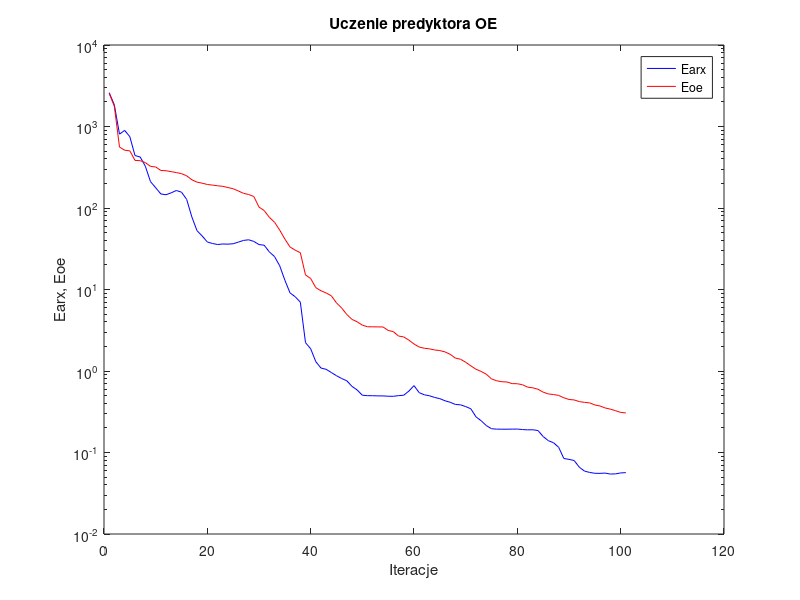
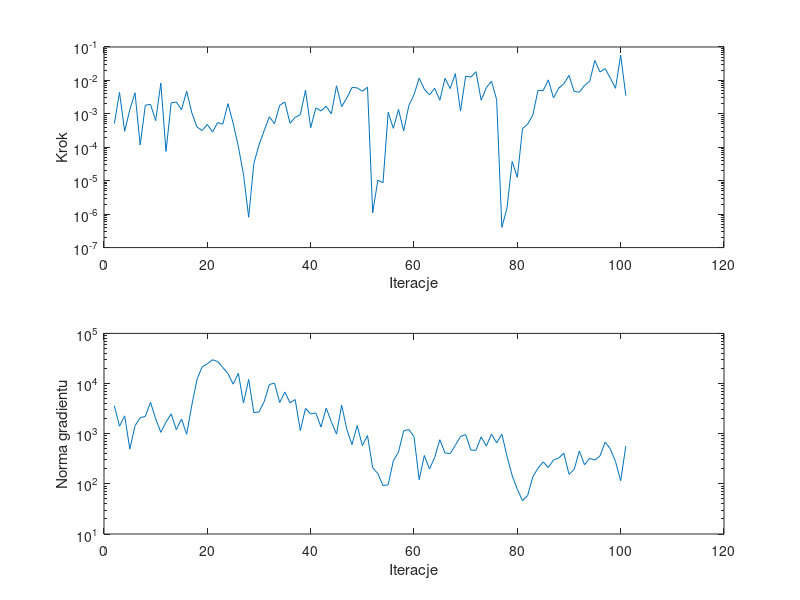

MATLAB code for these plots, in order:
%uczenie predyktora oe
clear all;
n=0; farx(n+1)=2.599859e+003; foe(n+1)=2.557308e+003; wspucz(n+1)=0.000000e+000; ng(n+1)=0.000000e+000;
%odnowa zmiennej metryki
n=1; farx(n+1)=1.846347e+003; foe(n+1)=1.769481e+003; krok(n+1)=5.112119e-004; ng(n+1)=3.611029e+003;
n=2; farx(n+1)=8.059086e+002; foe(n+1)=5.599461e+002; krok(n+1)=4.372259e-003; ng(n+1)=1.410039e+003;
n=3; farx(n+1)=8.966210e+002; foe(n+1)=5.117034e+002; krok(n+1)=3.003772e-004; ng(n+1)=2.267284e+003;
n=4; farx(n+1)=7.491980e+002; foe(n+1)=5.025840e+002; krok(n+1)=1.338974e-003; ng(n+1)=4.936884e+002;
n=5; farx(n+1)=4.401307e+002; foe(n+1)=3.837278e+002; krok(n+1)=4.270869e-003; ng(n+1)=1.444620e+003;
n=6; farx(n+1)=4.224707e+002; foe(n+1)=3.808141e+002; krok(n+1)=1.168734e-004; ng(n+1)=2.074879e+003;
n=7; farx(n+1)=3.254351e+002; foe(n+1)=3.603233e+002; krok(n+1)=1.810600e-003; ng(n+1)=2.223603e+003;
n=8; farx(n+1)=2.106342e+002; foe(n+1)=3.241737e+002; krok(n+1)=1.934772e-003; ng(n+1)=4.233371e+003;
n=9; farx(n+1)=1.772976e+002; foe(n+1)=3.187765e+002; krok(n+1)=6.277808e-004; ng(n+1)=1.979717e+003;
n=10; farx(n+1)=1.487267e+002; foe(n+1)=2.887825e+002; krok(n+1)=8.279108e-003; ng(n+1)=1.063698e+003;
n=11; farx(n+1)=1.454898e+002; foe(n+1)=2.864109e+002; krok(n+1)=7.519941e-005; ng(n+1)=1.693994e+003;
n=12; farx(n+1)=1.534184e+002; foe(n+1)=2.794709e+002; krok(n+1)=2.133311e-003; ng(n+1)=2.490033e+003;
n=13; farx(n+1)=1.639719e+002; foe(n+1)=2.719654e+002; krok(n+1)=2.275225e-003; ng(n+1)=1.203808e+003;
n=14; farx(n+1)=1.563518e+002; foe(n+1)=2.641511e+002; krok(n+1)=1.317301e-003; ng(n+1)=1.964318e+003;
n=15; farx(n+1)=1.275207e+002; foe(n+1)=2.482604e+002; krok(n+1)=4.788074e-003; ng(n+1)=9.725165e+002;
n=16; farx(n+1)=7.779586e+001; foe(n+1)=2.222093e+002; krok(n+1)=1.066152e-003; ng(n+1)=3.718133e+003;
n=17; farx(n+1)=5.268581e+001; foe(n+1)=2.076201e+002; krok(n+1)=4.034655e-004; ng(n+1)=1.213778e+004;
n=18; farx(n+1)=4.535786e+001; foe(n+1)=2.017208e+002; krok(n+1)=3.163070e-004; ng(n+1)=2.162341e+004;
n=19; farx(n+1)=3.825901e+001; foe(n+1)=1.942995e+002; krok(n+1)=4.835723e-004; ng(n+1)=2.466016e+004;
n=20; farx(n+1)=3.669378e+001; foe(n+1)=1.910229e+002; krok(n+1)=2.867210e-004; ng(n+1)=2.988474e+004;
n=21; farx(n+1)=3.564981e+001; foe(n+1)=1.873175e+002; krok(n+1)=5.465324e-004; ng(n+1)=2.742106e+004;
n=22; farx(n+1)=3.618591e+001; foe(n+1)=1.844489e+002; krok(n+1)=4.957630e-004; ng(n+1)=2.087141e+004;
n=23; farx(n+1)=3.602050e+001; foe(n+1)=1.781692e+002; krok(n+1)=2.018307e-003; ng(n+1)=1.581881e+004;
n=24; farx(n+1)=3.643027e+001; foe(n+1)=1.722683e+002; krok(n+1)=5.202484e-004; ng(n+1)=9.724850e+003;
n=25; farx(n+1)=3.813535e+001; foe(n+1)=1.618873e+002; krok(n+1)=1.051134e-004; ng(n+1)=1.601125e+004;
%odnowa zmiennej metryki
n=26; farx(n+1)=4.001087e+001; foe(n+1)=1.513140e+002; krok(n+1)=1.552186e-005; ng(n+1)=4.084299e+003;
n=27; farx(n+1)=4.074749e+001; foe(n+1)=1.465196e+002; krok(n+1)=8.118781e-007; ng(n+1)=1.208414e+004;
n=28; farx(n+1)=3.889927e+001; foe(n+1)=1.382957e+002; krok(n+1)=3.262026e-005; ng(n+1)=2.629058e+003;
n=29; farx(n+1)=3.558826e+001; foe(n+1)=1.026401e+002; krok(n+1)=1.186196e-004; ng(n+1)=2.716692e+003;
n=30; farx(n+1)=3.495757e+001; foe(n+1)=9.306648e+001; krok(n+1)=3.149159e-004; ng(n+1)=4.354581e+003;
n=31; farx(n+1)=2.894568e+001; foe(n+1)=7.689650e+001; krok(n+1)=8.220641e-004; ng(n+1)=9.547796e+003;
n=32; farx(n+1)=2.536645e+001; foe(n+1)=6.695881e+001; krok(n+1)=5.081655e-004; ng(n+1)=1.020047e+004;
n=33; farx(n+1)=1.958053e+001; foe(n+1)=5.367525e+001; krok(n+1)=1.797919e-003; ng(n+1)=4.181298e+003;
n=34; farx(n+1)=1.303773e+001; foe(n+1)=4.163703e+001; krok(n+1)=2.262638e-003; ng(n+1)=6.792891e+003;
n=35; farx(n+1)=9.096632e+000; foe(n+1)=3.328382e+001; krok(n+1)=5.263121e-004; ng(n+1)=4.137806e+003;
n=36; farx(n+1)=8.153399e+000; foe(n+1)=3.038923e+001; krok(n+1)=7.878882e-004; ng(n+1)=4.789712e+003;
n=37; farx(n+1)=6.992619e+000; foe(n+1)=2.825246e+001; krok(n+1)=9.481985e-004; ng(n+1)=1.152653e+003;
n=38; farx(n+1)=2.228269e+000; foe(n+1)=1.509226e+001; krok(n+1)=5.107684e-003; ng(n+1)=3.192029e+003;
n=39; farx(n+1)=1.875779e+000; foe(n+1)=1.364825e+001; krok(n+1)=3.831728e-004; ng(n+1)=2.490204e+003;
n=40; farx(n+1)=1.299620e+000; foe(n+1)=1.052409e+001; krok(n+1)=1.505777e-003; ng(n+1)=2.589327e+003;
n=41; farx(n+1)=1.086892e+000; foe(n+1)=9.642967e+000; krok(n+1)=1.227122e-003; ng(n+1)=1.357917e+003;
n=42; farx(n+1)=1.048599e+000; foe(n+1)=9.073566e+000; krok(n+1)=1.694223e-003; ng(n+1)=3.237745e+003;
n=43; farx(n+1)=9.578706e-001; foe(n+1)=8.363698e+000; krok(n+1)=1.002232e-003; ng(n+1)=1.733665e+003;
n=44; farx(n+1)=8.753893e-001; foe(n+1)=6.853702e+000; krok(n+1)=6.884472e-003; ng(n+1)=9.797117e+002;
n=45; farx(n+1)=8.085992e-001; foe(n+1)=5.925549e+000; krok(n+1)=1.651908e-003; ng(n+1)=3.696569e+003;
n=46; farx(n+1)=7.580141e-001; foe(n+1)=4.929910e+000; krok(n+1)=2.998733e-003; ng(n+1)=1.211083e+003;
n=47; farx(n+1)=6.475211e-001; foe(n+1)=4.296534e+000; krok(n+1)=6.130766e-003; ng(n+1)=6.057446e+002;
n=48; farx(n+1)=5.851603e-001; foe(n+1)=4.015178e+000; krok(n+1)=5.999763e-003; ng(n+1)=1.457304e+003;
n=49; farx(n+1)=5.043834e-001; foe(n+1)=3.654413e+000; krok(n+1)=4.753051e-003; ng(n+1)=5.791814e+002;
n=50; farx(n+1)=4.981963e-001; foe(n+1)=3.487982e+000; krok(n+1)=6.293742e-003; ng(n+1)=9.181564e+002;
%odnowa zmiennej metryki
n=51; farx(n+1)=4.975091e-001; foe(n+1)=3.485472e+000; krok(n+1)=1.093371e-006; ng(n+1)=2.097152e+002;
n=52; farx(n+1)=4.951058e-001; foe(n+1)=3.475610e+000; krok(n+1)=1.038706e-005; ng(n+1)=1.603975e+002;
n=53; farx(n+1)=4.946850e-001; foe(n+1)=3.472452e+000; krok(n+1)=8.667355e-006; ng(n+1)=9.222801e+001;
n=54; farx(n+1)=4.902973e-001; foe(n+1)=3.147794e+000; krok(n+1)=1.106947e-003; ng(n+1)=9.588561e+001;
n=55; farx(n+1)=4.892110e-001; foe(n+1)=3.040691e+000; krok(n+1)=3.697205e-004; ng(n+1)=2.883848e+002;
n=56; farx(n+1)=4.985924e-001; foe(n+1)=2.685849e+000; krok(n+1)=1.358387e-003; ng(n+1)=4.318834e+002;
n=57; farx(n+1)=5.041743e-001; foe(n+1)=2.620449e+000; krok(n+1)=3.098339e-004; ng(n+1)=1.142957e+003;
n=58; farx(n+1)=5.664598e-001; foe(n+1)=2.394559e+000; krok(n+1)=1.772228e-003; ng(n+1)=1.210603e+003;
n=59; farx(n+1)=6.621129e-001; foe(n+1)=2.144182e+000; krok(n+1)=3.758503e-003; ng(n+1)=8.760271e+002;
n=60; farx(n+1)=5.426318e-001; foe(n+1)=1.967431e+000; krok(n+1)=1.169933e-002; ng(n+1)=1.211161e+002;
n=61; farx(n+1)=5.104273e-001; foe(n+1)=1.901822e+000; krok(n+1)=5.485375e-003; ng(n+1)=3.679452e+002;
n=62; farx(n+1)=4.965533e-001; foe(n+1)=1.869373e+000; krok(n+1)=3.677109e-003; ng(n+1)=1.973232e+002;
n=63; farx(n+1)=4.736597e-001; foe(n+1)=1.811574e+000; krok(n+1)=5.829338e-003; ng(n+1)=3.363363e+002;
n=64; farx(n+1)=4.577444e-001; foe(n+1)=1.781161e+000; krok(n+1)=2.553842e-003; ng(n+1)=7.587677e+002;
n=65; farx(n+1)=4.313609e-001; foe(n+1)=1.716021e+000; krok(n+1)=1.153579e-002; ng(n+1)=4.132373e+002;
n=66; farx(n+1)=4.132205e-001; foe(n+1)=1.601978e+000; krok(n+1)=5.711090e-003; ng(n+1)=4.016899e+002;
n=67; farx(n+1)=3.890041e-001; foe(n+1)=1.440249e+000; krok(n+1)=1.598198e-002; ng(n+1)=5.877020e+002;
n=68; farx(n+1)=3.844615e-001; foe(n+1)=1.395186e+000; krok(n+1)=1.217394e-003; ng(n+1)=8.771550e+002;
n=69; farx(n+1)=3.660094e-001; foe(n+1)=1.280117e+000; krok(n+1)=1.343762e-002; ng(n+1)=9.625249e+002;
n=70; farx(n+1)=3.437362e-001; foe(n+1)=1.156480e+000; krok(n+1)=1.254988e-002; ng(n+1)=4.711522e+002;
n=71; farx(n+1)=2.738253e-001; foe(n+1)=1.049989e+000; krok(n+1)=1.825465e-002; ng(n+1)=4.683942e+002;
n=72; farx(n+1)=2.451575e-001; foe(n+1)=9.880389e-001; krok(n+1)=2.564143e-003; ng(n+1)=8.640073e+002;
n=73; farx(n+1)=2.139635e-001; foe(n+1)=9.131506e-001; krok(n+1)=6.053639e-003; ng(n+1)=5.656998e+002;
n=74; farx(n+1)=1.957255e-001; foe(n+1)=7.998916e-001; krok(n+1)=9.436540e-003; ng(n+1)=9.857164e+002;
n=75; farx(n+1)=1.935316e-001; foe(n+1)=7.590216e-001; krok(n+1)=2.647020e-003; ng(n+1)=6.554307e+002;
%odnowa zmiennej metryki
n=76; farx(n+1)=1.932362e-001; foe(n+1)=7.382618e-001; krok(n+1)=4.007586e-007; ng(n+1)=9.818757e+002;
n=77; farx(n+1)=1.931662e-001; foe(n+1)=7.333743e-001; krok(n+1)=1.519196e-006; ng(n+1)=3.562175e+002;
n=78; farx(n+1)=1.936301e-001; foe(n+1)=7.002505e-001; krok(n+1)=3.782543e-005; ng(n+1)=1.465171e+002;
n=79; farx(n+1)=1.939084e-001; foe(n+1)=6.979336e-001; krok(n+1)=1.266631e-005; ng(n+1)=7.771018e+001;
n=80; farx(n+1)=1.913159e-001; foe(n+1)=6.780235e-001; krok(n+1)=3.604935e-004; ng(n+1)=4.623603e+001;
n=81; farx(n+1)=1.896234e-001; foe(n+1)=6.335593e-001; krok(n+1)=4.912716e-004; ng(n+1)=5.882123e+001;
n=82; farx(n+1)=1.901190e-001; foe(n+1)=6.216868e-001; krok(n+1)=9.232346e-004; ng(n+1)=1.384716e+002;
n=83; farx(n+1)=1.859947e-001; foe(n+1)=5.972083e-001; krok(n+1)=5.060913e-003; ng(n+1)=2.056690e+002;
n=84; farx(n+1)=1.569809e-001; foe(n+1)=5.501434e-001; krok(n+1)=4.935931e-003; ng(n+1)=2.741988e+002;
n=85; farx(n+1)=1.397154e-001; foe(n+1)=5.233685e-001; krok(n+1)=1.039581e-002; ng(n+1)=2.125343e+002;
n=86; farx(n+1)=1.318186e-001; foe(n+1)=5.145362e-001; krok(n+1)=2.983603e-003; ng(n+1)=2.996599e+002;
n=87; farx(n+1)=1.158612e-001; foe(n+1)=5.016190e-001; krok(n+1)=5.849663e-003; ng(n+1)=3.262683e+002;
n=88; farx(n+1)=8.446362e-002; foe(n+1)=4.696166e-001; krok(n+1)=7.932207e-003; ng(n+1)=4.077073e+002;
n=89; farx(n+1)=8.240347e-002; foe(n+1)=4.473738e-001; krok(n+1)=1.417782e-002; ng(n+1)=1.549243e+002;
n=90; farx(n+1)=7.967602e-002; foe(n+1)=4.415355e-001; krok(n+1)=4.658504e-003; ng(n+1)=1.936601e+002;
n=91; farx(n+1)=6.592804e-002; foe(n+1)=4.211729e-001; krok(n+1)=4.447430e-003; ng(n+1)=4.518511e+002;
n=92; farx(n+1)=5.913607e-002; foe(n+1)=4.123276e-001; krok(n+1)=7.032104e-003; ng(n+1)=2.400029e+002;
n=93; farx(n+1)=5.693618e-002; foe(n+1)=4.063393e-001; krok(n+1)=9.416683e-003; ng(n+1)=3.227426e+002;
n=94; farx(n+1)=5.557455e-002; foe(n+1)=3.831065e-001; krok(n+1)=3.943936e-002; ng(n+1)=2.980671e+002;
n=95; farx(n+1)=5.547288e-002; foe(n+1)=3.721910e-001; krok(n+1)=1.791379e-002; ng(n+1)=3.606599e+002;
n=96; farx(n+1)=5.592740e-002; foe(n+1)=3.520137e-001; krok(n+1)=2.262062e-002; ng(n+1)=6.818694e+002;
n=97; farx(n+1)=5.441009e-002; foe(n+1)=3.405931e-001; krok(n+1)=1.170476e-002; ng(n+1)=4.958999e+002;
n=98; farx(n+1)=5.467380e-002; foe(n+1)=3.259389e-001; krok(n+1)=5.829556e-003; ng(n+1)=2.790551e+002;
n=99; farx(n+1)=5.616118e-002; foe(n+1)=3.102395e-001; krok(n+1)=5.671128e-002; ng(n+1)=1.153866e+002;
n=100; farx(n+1)=5.663363e-002; foe(n+1)=3.057808e-001; krok(n+1)=3.485222e-003; ng(n+1)=5.673622e+002;

figure; semilogy(farx,'b'); hold on; semilogy(foe,'r'); xlabel('Iteracje'); ylabel('Earx, Eoe'); legend('Earx','Eoe'); title('Uczenie predyktora OE');
figure; subplot(2,1,1); semilogy(krok); xlabel('Iteracje'); ylabel('Krok');
subplot(2,1,2); semilogy(ng); xlabel('Iteracje'); ylabel('Norma gradientu');
Earx=farx(n+1)
Eoe=foe(n+1)
